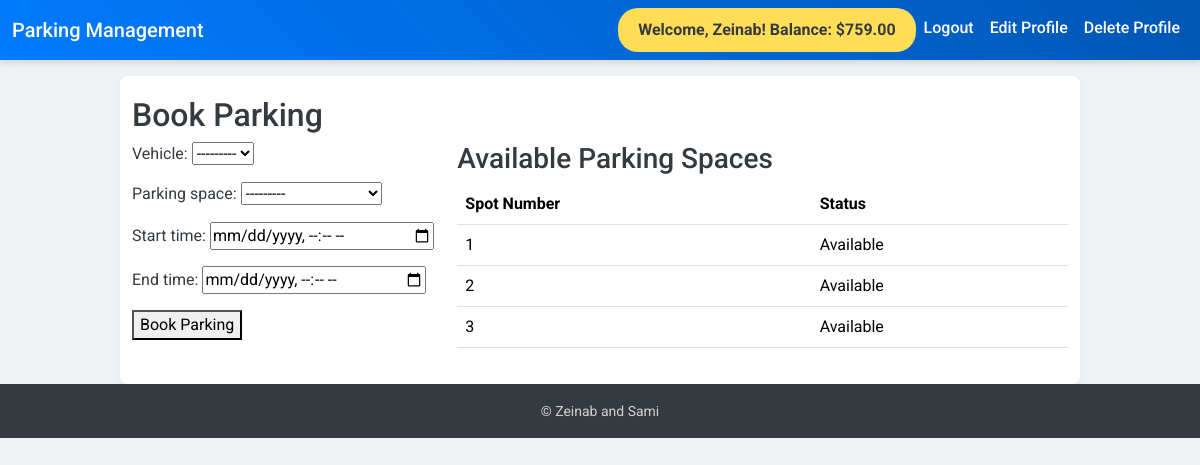
Page /book-parking/2/ (signed in) on the committed database.
### myapp/models.py (models this page shows, shortened)
class UserProfile(models.Model):
    user = models.OneToOneField(User, on_delete=models.CASCADE, related_name='profile')
    balance = models.DecimalField(max_digits=10, decimal_places=2, default=Decimal('1000.00'))

class ParkingSpace(models.Model):
    parking_lot = models.ForeignKey(ParkingLot, on_delete=models.CASCADE)
    spot_number = models.IntegerField()
    is_occupied = models.BooleanField(default=False)

### myapp/views.py (the view)
# urls.py: path('book-parking/<int:parking_lot_id>/', views.book_parking, name='book_parking'),
def book_parking(request, parking_lot_id):
    user = request.user
    parking_lot = get_object_or_404(ParkingLot, pk=parking_lot_id)
    available_spaces = ParkingSpace.objects.filter(parking_lot=parking_lot, is_occupied=False)
    available_vehicles = Vehicle.objects.filter(user=user, is_parked=False)
    if request.method == 'POST':
        form = BookingForm(request.POST, user=user)
        if form.is_valid():
            booking = form.save(commit=False)
            booking.user = user
            booking.parking_space = form.cleaned_data['parking_space']
            booking.vehicle = form.cleaned_data['vehicle']
            start_time = form.cleaned_data['start_time']
            end_time = form.cleaned_data['end_time']
            duration_seconds = (end_time - start_time).total_seconds()
            hours = int(duration_seconds // 3600)
            minutes = int((duration_seconds % 3600) // 60)
            total_hours = ceil(duration_seconds / 3600)
            booking.cost = round(total_hours * 1.0, 2)
            try:
                with transaction.atomic():
                    user_profile = user.profile
                    if user_profile.balance >= booking.cost:  # Ensure the user has enough balance
                        user_profile.balance -= Decimal(booking.cost)
                        user_profile.save()
                        booking.parking_space.is_occupied = True
                        booking.parking_space.save()
                        booking.vehicle.is_parked = True
                        booking.vehicle.save()
                        booking.save()
                        ParkingLot.objects.filter(pk=parking_lot.id).update(revenue=F('revenue') + booking.cost)
                        messages.success(
                            request,
                            f"Your booking for vehicle {booking.vehicle.vehicle_number} at parking space {booking.parking_space.spot_number} has been confirmed.\n"
                            f"Duration: {hours} hours and {minutes} minutes.\n"
                            f"Cost: ${booking.cost:.2f} has been deducted from your balance."
                        )
                        return redirect('home')
                    else:
                        messages.error(request, "Insufficient balance for this booking.")
                        return redirect('book_parking', parking_lot_id=parking_lot_id)
            except Exception as e:
                messages.error(request, f"An error occurred: {str(e)}")
                return redirect('book_parking', parking_lot_id=parking_lot_id)
    else:
        form = BookingForm(initial={'parking_lot': parking_lot}, user=user)
        form.fields['parking_space'].queryset = available_spaces
        form.fields['vehicle'].queryset = available_vehicles
    return render(request, 'book_parking.html', {'form': form, 'available_spaces': available_spaces, 'parking_lot': parking_lot})

### myapp/forms.py (shortened to what this page needs)
class BookingForm(forms.ModelForm):
    class Meta:
        model = Booking
        fields = ['vehicle', 'parking_space', 'start_time', 'end_time']
        widgets = {
            'start_time': DateTimeInput(attrs={'type': 'datetime-local'}),
            'end_time': DateTimeInput(attrs={'type': 'datetime-local'}),
        }
    def __init__(self, *args, **kwargs):
        user = kwargs.pop('user', None)
        super().__init__(*args, **kwargs)
        if user:
            self.fields['vehicle'].queryset = Vehicle.objects.filter(user=user, is_parked=False)
        self.fields['vehicle'].label_from_instance = lambda obj: obj.vehicle_number
        self.fields['parking_space'].label_from_instance = lambda obj: f"Parking Space: {obj.spot_number}"

### myapp/templates/book_parking.html (shortened to what this page needs)
{% extends 'base.html' %}
{% block content %}
<h2>Book Parking</h2>
<div style="display: flex; gap: 20px;">
    <div style="flex: 1;">
        <form method="post">
            {{ form.as_p }}
            <button type="submit">Book Parking</button>
        </form>
    </div>
    <div style="flex: 2;">
        <h3>Available Parking Spaces</h3>
        <table class="table" style="width: 100%; border-collapse: collapse;">
            <thead>
                <tr>
                    <th>Spot Number</th>
                    <th>Status</th>
                </tr>
            </thead>
            <tbody>
                {% for space in available_spaces %}
                    <tr {% if space.is_occupied %}style="background-color: #f2dede;"{% else %}style="background-color: #dff0d8;"{% endif %}>
                        <td>{{ space.spot_number }}</td>
                        <td>
                            {% if space.is_occupied %}
                                Occupied
                            {% else %}
                                Available
                            {% endif %}
                        </td>
                    </tr>
                {% empty %}
                    <tr>
                        <td colspan="2">No available parking spaces.</td>
                    </tr>
                {% endfor %}
            </tbody>
        </table>
    </div>
</div>
{% endblock %}

### myapp/templates/base.html (shortened to what this page needs)
<!DOCTYPE html>
<html lang="en">
<head>
  <link rel="stylesheet" href="https://cdn.jsdelivr.net/npm/bootstrap@5.3.2/dist/css/bootstrap.min.css">
</head>
<body>
  <nav class="navbar navbar-expand-lg navbar-dark">
    <div class="container-fluid">
      <a class="navbar-brand" href="{% url 'home' %}">Parking Management</a>
      <div class="collapse navbar-collapse" id="navbarNav">
        <ul class="navbar-nav ms-auto">
          {% if user.is_authenticated %}
            <li class="nav-item">
              <a class="nav-link welcome" href="#">Welcome, {{ user.username }}! Balance: ${{ user.profile.balance }}</a>
            </li>
            <li class="nav-item">
              <a class="nav-link" href="{% url 'logout' %}">Logout</a>
            </li>
            <li class="nav-item">
              <a class="nav-link" href="{% url 'edit_profile' %}">Edit Profile</a>
            </li>
            <li class="nav-item">
              <a class="nav-link" href="{% url 'delete_profile' %}">Delete Profile</a>
            </li>
          {% endif %}
        </ul>
      </div>
    </div>
  </nav>
  <main class="container mt-3">
    {% block content %}{% endblock %}
  </main>
  <footer class="footer text-center">
    <div class="container">
      <span>&copy; Zeinab and Sami </a></span>
    </div>
  </footer>
</body>
</html>

### myapp/templates/base.html (style rules this page uses)
body { background-color: #eef2f3; font-family: 'Roboto', sans-serif; color: #343a40; margin: 0; }
.navbar { background: linear-gradient(45deg, #007bff, #0056b3); box-shadow: 0px 4px 6px rgba(0, 0, 0, 0.1); }
.navbar-brand, .nav-link { color: #ffffff !important; font-weight: 500; text-transform: capitalize; }
main { background: #ffffff; padding: 20px; border-radius: 8px; box-shadow: 0 4px 8px rgba(0, 0, 0, 0.05); }
.footer { background-color: #343a40; color: #d1d1d1; padding: 15px 0; }
.footer span { font-size: 14px; }
.container.mt-3 { max-width: 960px; }
.navbar .nav-link.welcome { background-color: #ffdd57; color: #343a40 !important; font-weight: bold; padding: 10px 20px; border-radius: 20px; transition: all 0.3s ease-in-out; }

### rows in the picture
ParkingSpace: spot_number "1", is_occupied "Available"
ParkingSpace: spot_number "2", is_occupied "Available"
ParkingSpace: spot_number "3", is_occupied "Available"

### other values in the picture
{{ user.username }} "Zeinab"
{{ user.profile.balance }} "759.00"
